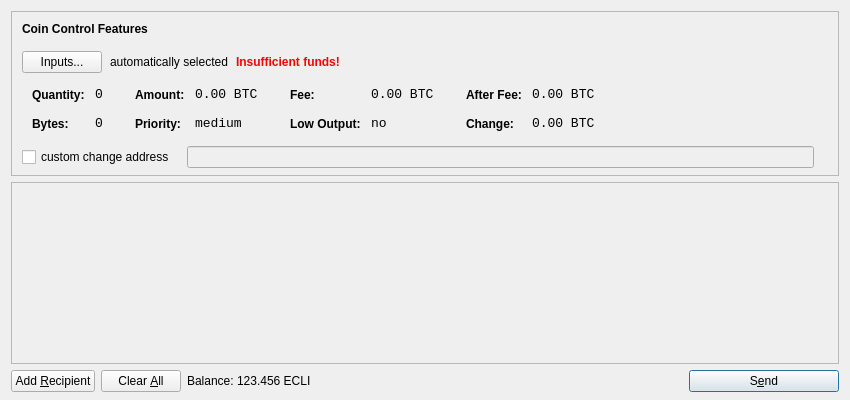
<?xml version="1.0" encoding="UTF-8"?>
<ui version="4.0">
 <class>SendCoinsDialog</class>
 <widget class="QDialog" name="SendCoinsDialog">
  <property name="geometry">
   <rect>
    <x>0</x>
    <y>0</y>
    <width>850</width>
    <height>400</height>
   </rect>
  </property>
  <property name="windowTitle">
   <string>Send Coins</string>
  </property>
  <layout class="QVBoxLayout" name="verticalLayout" stretch="0,1,0">
   <property name="bottomMargin">
    <number>8</number>
   </property>
   <item>
    <widget class="QFrame" name="frameCoinControl">
     <property name="sizePolicy">
      <sizepolicy hsizetype="Expanding" vsizetype="Expanding">
       <horstretch>0</horstretch>
       <verstretch>0</verstretch>
      </sizepolicy>
     </property>
     <property name="maximumSize">
      <size>
       <width>16777215</width>
       <height>16777215</height>
      </size>
     </property>
     <property name="frameShape">
      <enum>QFrame::StyledPanel</enum>
     </property>
     <property name="frameShadow">
      <enum>QFrame::Sunken</enum>
     </property>
     <layout class="QVBoxLayout" name="verticalLayoutCoinControl2">
      <property name="spacing">
       <number>-1</number>
      </property>
      <property name="leftMargin">
       <number>0</number>
      </property>
      <property name="topMargin">
       <number>0</number>
      </property>
      <property name="rightMargin">
       <number>0</number>
      </property>
      <property name="bottomMargin">
       <number>6</number>
      </property>
      <item>
       <layout class="QVBoxLayout" name="verticalLayoutCoinControl" stretch="0,0,0,0,1">
        <property name="spacing">
         <number>0</number>
        </property>
        <property name="leftMargin">
         <number>10</number>
        </property>
        <property name="topMargin">
         <number>10</number>
        </property>
        <item>
         <layout class="QHBoxLayout" name="horizontalLayoutCoinControl1">
          <property name="bottomMargin">
           <number>15</number>
          </property>
          <item>
           <widget class="QLabel" name="labelCoinControlFeatures">
            <property name="sizePolicy">
             <sizepolicy hsizetype="Preferred" vsizetype="Maximum">
              <horstretch>0</horstretch>
              <verstretch>0</verstretch>
             </sizepolicy>
            </property>
            <property name="font">
             <font>
              <weight>75</weight>
              <bold>true</bold>
             </font>
            </property>
            <property name="styleSheet">
             <string notr="true">font-weight:bold;</string>
            </property>
            <property name="text">
             <string>Coin Control Features</string>
            </property>
           </widget>
          </item>
         </layout>
        </item>
        <item>
         <layout class="QHBoxLayout" name="horizontalLayoutCoinControl2" stretch="0,0,0,0">
          <property name="spacing">
           <number>8</number>
          </property>
          <property name="bottomMargin">
           <number>10</number>
          </property>
          <item>
           <widget class="QPushButton" name="pushButtonCoinControl">
            <property name="styleSheet">
             <string notr="true"/>
            </property>
            <property name="text">
             <string>Inputs...</string>
            </property>
           </widget>
          </item>
          <item>
           <widget class="QLabel" name="labelCoinControlAutomaticallySelected">
            <property name="text">
             <string>automatically selected</string>
            </property>
            <property name="margin">
             <number>5</number>
            </property>
           </widget>
          </item>
          <item>
           <widget class="QLabel" name="labelCoinControlInsuffFunds">
            <property name="font">
             <font>
              <weight>75</weight>
              <bold>true</bold>
             </font>
            </property>
            <property name="styleSheet">
             <string notr="true">color:red;font-weight:bold;</string>
            </property>
            <property name="text">
             <string>Insufficient funds!</string>
            </property>
            <property name="margin">
             <number>5</number>
            </property>
           </widget>
          </item>
          <item>
           <spacer name="horizontalSpacerCoinControl">
            <property name="orientation">
             <enum>Qt::Horizontal</enum>
            </property>
            <property name="sizeHint" stdset="0">
             <size>
              <width>40</width>
              <height>1</height>
             </size>
            </property>
           </spacer>
          </item>
         </layout>
        </item>
        <item>
         <widget class="QWidget" name="widgetCoinControl" native="true">
          <property name="sizePolicy">
           <sizepolicy hsizetype="Preferred" vsizetype="Preferred">
            <horstretch>0</horstretch>
            <verstretch>0</verstretch>
           </sizepolicy>
          </property>
          <property name="minimumSize">
           <size>
            <width>0</width>
            <height>0</height>
           </size>
          </property>
          <property name="styleSheet">
           <string notr="true"/>
          </property>
          <layout class="QHBoxLayout" name="horizontalLayoutCoinControl5">
           <property name="margin">
            <number>0</number>
           </property>
           <item>
            <layout class="QHBoxLayout" name="horizontalLayoutCoinControl3" stretch="0,0,0,1">
             <property name="spacing">
              <number>20</number>
             </property>
             <property name="topMargin">
              <number>0</number>
             </property>
             <property name="bottomMargin">
              <number>10</number>
             </property>
             <item>
              <layout class="QFormLayout" name="formLayoutCoinControl1">
               <property name="horizontalSpacing">
                <number>10</number>
               </property>
               <property name="verticalSpacing">
                <number>14</number>
               </property>
               <property name="leftMargin">
                <number>10</number>
               </property>
               <property name="topMargin">
                <number>4</number>
               </property>
               <property name="rightMargin">
                <number>6</number>
               </property>
               <item row="0" column="0">
                <widget class="QLabel" name="labelCoinControlQuantityText">
                 <property name="styleSheet">
                  <string notr="true">font-weight:bold;</string>
                 </property>
                 <property name="text">
                  <string>Quantity:</string>
                 </property>
                 <property name="margin">
                  <number>0</number>
                 </property>
                </widget>
               </item>
               <item row="0" column="1">
                <widget class="QLabel" name="labelCoinControlQuantity">
                 <property name="font">
                  <font>
                   <family>Monospace</family>
                   <pointsize>10</pointsize>
                  </font>
                 </property>
                 <property name="cursor">
                  <cursorShape>IBeamCursor</cursorShape>
                 </property>
                 <property name="contextMenuPolicy">
                  <enum>Qt::ActionsContextMenu</enum>
                 </property>
                 <property name="text">
                  <string notr="true">0</string>
                 </property>
                 <property name="margin">
                  <number>0</number>
                 </property>
                 <property name="textInteractionFlags">
                  <set>Qt::LinksAccessibleByMouse|Qt::TextSelectableByKeyboard|Qt::TextSelectableByMouse</set>
                 </property>
                </widget>
               </item>
               <item row="1" column="0">
                <widget class="QLabel" name="labelCoinControlBytesText">
                 <property name="styleSheet">
                  <string notr="true">font-weight:bold;</string>
                 </property>
                 <property name="text">
                  <string>Bytes:</string>
                 </property>
                </widget>
               </item>
               <item row="1" column="1">
                <widget class="QLabel" name="labelCoinControlBytes">
                 <property name="font">
                  <font>
                   <family>Monospace</family>
                   <pointsize>10</pointsize>
                  </font>
                 </property>
                 <property name="cursor">
                  <cursorShape>IBeamCursor</cursorShape>
                 </property>
                 <property name="contextMenuPolicy">
                  <enum>Qt::ActionsContextMenu</enum>
                 </property>
                 <property name="text">
                  <string notr="true">0</string>
                 </property>
                 <property name="textInteractionFlags">
                  <set>Qt::LinksAccessibleByMouse|Qt::TextSelectableByKeyboard|Qt::TextSelectableByMouse</set>
                 </property>
                </widget>
               </item>
              </layout>
             </item>
             <item>
              <layout class="QFormLayout" name="formLayoutCoinControl2">
               <property name="horizontalSpacing">
                <number>10</number>
               </property>
               <property name="verticalSpacing">
                <number>14</number>
               </property>
               <property name="leftMargin">
                <number>6</number>
               </property>
               <property name="topMargin">
                <number>4</number>
               </property>
               <property name="rightMargin">
                <number>6</number>
               </property>
               <item row="0" column="0">
                <widget class="QLabel" name="labelCoinControlAmountText">
                 <property name="styleSheet">
                  <string notr="true">font-weight:bold;</string>
                 </property>
                 <property name="text">
                  <string>Amount:</string>
                 </property>
                 <property name="margin">
                  <number>0</number>
                 </property>
                </widget>
               </item>
               <item row="0" column="1">
                <widget class="QLabel" name="labelCoinControlAmount">
                 <property name="font">
                  <font>
                   <family>Monospace</family>
                   <pointsize>10</pointsize>
                  </font>
                 </property>
                 <property name="cursor">
                  <cursorShape>IBeamCursor</cursorShape>
                 </property>
                 <property name="contextMenuPolicy">
                  <enum>Qt::ActionsContextMenu</enum>
                 </property>
                 <property name="text">
                  <string notr="true">0.00 BTC</string>
                 </property>
                 <property name="textInteractionFlags">
                  <set>Qt::LinksAccessibleByMouse|Qt::TextSelectableByKeyboard|Qt::TextSelectableByMouse</set>
                 </property>
                </widget>
               </item>
               <item row="1" column="0">
                <widget class="QLabel" name="labelCoinControlPriorityText">
                 <property name="styleSheet">
                  <string notr="true">font-weight:bold;</string>
                 </property>
                 <property name="text">
                  <string>Priority:</string>
                 </property>
                </widget>
               </item>
               <item row="1" column="1">
                <widget class="QLabel" name="labelCoinControlPriority">
                 <property name="font">
                  <font>
                   <family>Monospace</family>
                   <pointsize>10</pointsize>
                  </font>
                 </property>
                 <property name="cursor">
                  <cursorShape>IBeamCursor</cursorShape>
                 </property>
                 <property name="contextMenuPolicy">
                  <enum>Qt::ActionsContextMenu</enum>
                 </property>
                 <property name="text">
                  <string>medium</string>
                 </property>
                 <property name="textInteractionFlags">
                  <set>Qt::LinksAccessibleByMouse|Qt::TextSelectableByKeyboard|Qt::TextSelectableByMouse</set>
                 </property>
                </widget>
               </item>
              </layout>
             </item>
             <item>
              <layout class="QFormLayout" name="formLayoutCoinControl3">
               <property name="horizontalSpacing">
                <number>10</number>
               </property>
               <property name="verticalSpacing">
                <number>14</number>
               </property>
               <property name="leftMargin">
                <number>6</number>
               </property>
               <property name="topMargin">
                <number>4</number>
               </property>
               <property name="rightMargin">
                <number>6</number>
               </property>
               <item row="0" column="0">
                <widget class="QLabel" name="labelCoinControlFeeText">
                 <property name="styleSheet">
                  <string notr="true">font-weight:bold;</string>
                 </property>
                 <property name="text">
                  <string>Fee:</string>
                 </property>
                 <property name="margin">
                  <number>0</number>
                 </property>
                </widget>
               </item>
               <item row="0" column="1">
                <widget class="QLabel" name="labelCoinControlFee">
                 <property name="font">
                  <font>
                   <family>Monospace</family>
                   <pointsize>10</pointsize>
                  </font>
                 </property>
                 <property name="cursor">
                  <cursorShape>IBeamCursor</cursorShape>
                 </property>
                 <property name="contextMenuPolicy">
                  <enum>Qt::ActionsContextMenu</enum>
                 </property>
                 <property name="text">
                  <string notr="true">0.00 BTC</string>
                 </property>
                 <property name="textInteractionFlags">
                  <set>Qt::LinksAccessibleByMouse|Qt::TextSelectableByKeyboard|Qt::TextSelectableByMouse</set>
                 </property>
                </widget>
               </item>
               <item row="1" column="0">
                <widget class="QLabel" name="labelCoinControlLowOutputText">
                 <property name="styleSheet">
                  <string notr="true">font-weight:bold;</string>
                 </property>
                 <property name="text">
                  <string>Low Output:</string>
                 </property>
                </widget>
               </item>
               <item row="1" column="1">
                <widget class="QLabel" name="labelCoinControlLowOutput">
                 <property name="font">
                  <font>
                   <family>Monospace</family>
                   <pointsize>10</pointsize>
                  </font>
                 </property>
                 <property name="cursor">
                  <cursorShape>IBeamCursor</cursorShape>
                 </property>
                 <property name="contextMenuPolicy">
                  <enum>Qt::ActionsContextMenu</enum>
                 </property>
                 <property name="text">
                  <string>no</string>
                 </property>
                 <property name="textInteractionFlags">
                  <set>Qt::LinksAccessibleByMouse|Qt::TextSelectableByKeyboard|Qt::TextSelectableByMouse</set>
                 </property>
                </widget>
               </item>
              </layout>
             </item>
             <item>
              <layout class="QFormLayout" name="formLayoutCoinControl4">
               <property name="horizontalSpacing">
                <number>10</number>
               </property>
               <property name="verticalSpacing">
                <number>14</number>
               </property>
               <property name="leftMargin">
                <number>6</number>
               </property>
               <property name="topMargin">
                <number>4</number>
               </property>
               <property name="rightMargin">
                <number>6</number>
               </property>
               <item row="0" column="0">
                <widget class="QLabel" name="labelCoinControlAfterFeeText">
                 <property name="styleSheet">
                  <string notr="true">font-weight:bold;</string>
                 </property>
                 <property name="text">
                  <string>After Fee:</string>
                 </property>
                 <property name="margin">
                  <number>0</number>
                 </property>
                </widget>
               </item>
               <item row="0" column="1">
                <widget class="QLabel" name="labelCoinControlAfterFee">
                 <property name="font">
                  <font>
                   <family>Monospace</family>
                   <pointsize>10</pointsize>
                  </font>
                 </property>
                 <property name="cursor">
                  <cursorShape>IBeamCursor</cursorShape>
                 </property>
                 <property name="contextMenuPolicy">
                  <enum>Qt::ActionsContextMenu</enum>
                 </property>
                 <property name="text">
                  <string notr="true">0.00 BTC</string>
                 </property>
                 <property name="textInteractionFlags">
                  <set>Qt::LinksAccessibleByMouse|Qt::TextSelectableByKeyboard|Qt::TextSelectableByMouse</set>
                 </property>
                </widget>
               </item>
               <item row="1" column="0">
                <widget class="QLabel" name="labelCoinControlChangeText">
                 <property name="styleSheet">
                  <string notr="true">font-weight:bold;</string>
                 </property>
                 <property name="text">
                  <string>Change:</string>
                 </property>
                </widget>
               </item>
               <item row="1" column="1">
                <widget class="QLabel" name="labelCoinControlChange">
                 <property name="font">
                  <font>
                   <family>Monospace</family>
                   <pointsize>10</pointsize>
                  </font>
                 </property>
                 <property name="cursor">
                  <cursorShape>IBeamCursor</cursorShape>
                 </property>
                 <property name="contextMenuPolicy">
                  <enum>Qt::ActionsContextMenu</enum>
                 </property>
                 <property name="text">
                  <string notr="true">0.00 BTC</string>
                 </property>
                 <property name="textInteractionFlags">
                  <set>Qt::LinksAccessibleByMouse|Qt::TextSelectableByKeyboard|Qt::TextSelectableByMouse</set>
                 </property>
                </widget>
               </item>
              </layout>
             </item>
            </layout>
           </item>
          </layout>
         </widget>
        </item>
        <item>
         <layout class="QHBoxLayout" name="horizontalLayoutCoinControl4" stretch="0,0,0">
          <property name="spacing">
           <number>12</number>
          </property>
          <property name="sizeConstraint">
           <enum>QLayout::SetDefaultConstraint</enum>
          </property>
          <property name="topMargin">
           <number>5</number>
          </property>
          <property name="rightMargin">
           <number>5</number>
          </property>
          <item>
           <widget class="QCheckBox" name="checkBoxCoinControlChange">
            <property name="text">
             <string>custom change address</string>
            </property>
           </widget>
          </item>
          <item>
           <widget class="QLineEdit" name="lineEditCoinControlChange">
            <property name="enabled">
             <bool>false</bool>
            </property>
            <property name="sizePolicy">
             <sizepolicy hsizetype="Expanding" vsizetype="Fixed">
              <horstretch>0</horstretch>
              <verstretch>0</verstretch>
             </sizepolicy>
            </property>
           </widget>
          </item>
          <item>
           <widget class="QLabel" name="labelCoinControlChangeLabel">
            <property name="sizePolicy">
             <sizepolicy hsizetype="Preferred" vsizetype="Expanding">
              <horstretch>0</horstretch>
              <verstretch>0</verstretch>
             </sizepolicy>
            </property>
            <property name="minimumSize">
             <size>
              <width>0</width>
              <height>0</height>
             </size>
            </property>
            <property name="text">
             <string/>
            </property>
            <property name="margin">
             <number>3</number>
            </property>
           </widget>
          </item>
         </layout>
        </item>
        <item>
         <spacer name="verticalSpacerCoinControl">
          <property name="orientation">
           <enum>Qt::Vertical</enum>
          </property>
          <property name="sizeHint" stdset="0">
           <size>
            <width>800</width>
            <height>1</height>
           </size>
          </property>
         </spacer>
        </item>
       </layout>
      </item>
     </layout>
    </widget>
   </item>
   <item>
    <widget class="QScrollArea" name="scrollArea">
     <property name="widgetResizable">
      <bool>true</bool>
     </property>
     <widget class="QWidget" name="scrollAreaWidgetContents">
      <property name="geometry">
       <rect>
        <x>0</x>
        <y>0</y>
        <width>830</width>
        <height>165</height>
       </rect>
      </property>
      <layout class="QVBoxLayout" name="verticalLayout_2">
       <property name="margin">
        <number>0</number>
       </property>
       <item>
        <layout class="QVBoxLayout" name="entries">
         <property name="spacing">
          <number>6</number>
         </property>
        </layout>
       </item>
       <item>
        <spacer name="verticalSpacer">
         <property name="orientation">
          <enum>Qt::Vertical</enum>
         </property>
         <property name="sizeHint" stdset="0">
          <size>
           <width>20</width>
           <height>40</height>
          </size>
         </property>
        </spacer>
       </item>
      </layout>
     </widget>
    </widget>
   </item>
   <item>
    <layout class="QHBoxLayout" name="horizontalLayout">
     <item>
      <widget class="QPushButton" name="addButton">
       <property name="toolTip">
        <string>Send to multiple recipients at once</string>
       </property>
       <property name="text">
        <string>Add &amp;Recipient</string>
       </property>
       <property name="icon">
        <iconset resource="../bitcoin.qrc">
         <normaloff>:/icons/add</normaloff>:/icons/add</iconset>
       </property>
       <property name="autoDefault">
        <bool>false</bool>
       </property>
      </widget>
     </item>
     <item>
      <widget class="QPushButton" name="clearButton">
       <property name="sizePolicy">
        <sizepolicy hsizetype="Minimum" vsizetype="Fixed">
         <horstretch>0</horstretch>
         <verstretch>0</verstretch>
        </sizepolicy>
       </property>
       <property name="toolTip">
        <string>Remove all transaction fields</string>
       </property>
       <property name="text">
        <string>Clear &amp;All</string>
       </property>
       <property name="icon">
        <iconset resource="../bitcoin.qrc">
         <normaloff>:/icons/remove</normaloff>:/icons/remove</iconset>
       </property>
       <property name="autoRepeatDelay">
        <number>300</number>
       </property>
       <property name="autoDefault">
        <bool>false</bool>
       </property>
      </widget>
     </item>
     <item>
      <layout class="QHBoxLayout" name="horizontalLayout_2">
       <property name="spacing">
        <number>3</number>
       </property>
       <item>
        <widget class="QLabel" name="label">
         <property name="text">
          <string>Balance:</string>
         </property>
        </widget>
       </item>
       <item>
        <widget class="QLabel" name="labelBalance">
         <property name="cursor">
          <cursorShape>IBeamCursor</cursorShape>
         </property>
         <property name="text">
          <string>123.456 ECLI</string>
         </property>
         <property name="textInteractionFlags">
          <set>Qt::LinksAccessibleByMouse|Qt::TextSelectableByKeyboard|Qt::TextSelectableByMouse</set>
         </property>
        </widget>
       </item>
      </layout>
     </item>
     <item>
      <spacer name="horizontalSpacer">
       <property name="orientation">
        <enum>Qt::Horizontal</enum>
       </property>
       <property name="sizeHint" stdset="0">
        <size>
         <width>40</width>
         <height>20</height>
        </size>
       </property>
      </spacer>
     </item>
     <item>
      <widget class="QPushButton" name="sendButton">
       <property name="minimumSize">
        <size>
         <width>150</width>
         <height>0</height>
        </size>
       </property>
       <property name="toolTip">
        <string>Confirm the send action</string>
       </property>
       <property name="text">
        <string>S&amp;end</string>
       </property>
       <property name="icon">
        <iconset resource="../bitcoin.qrc">
         <normaloff>:/icons/send</normaloff>:/icons/send</iconset>
       </property>
       <property name="default">
        <bool>true</bool>
       </property>
      </widget>
     </item>
    </layout>
   </item>
  </layout>
 </widget>
 <resources>
  <include location="../bitcoin.qrc"/>
 </resources>
 <connections/>
</ui>
